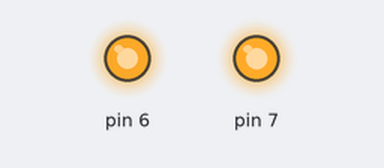
Simulated run of this sketch. Board: Arduino Uno, built with avr-gcc and run on an emulated ATmega328P. Parts: output pins drawn as LEDs (lit = HIGH).

Above: at 0.1 s.
Timing chart, 0 to 1.6 s (numbered marks = the images above):
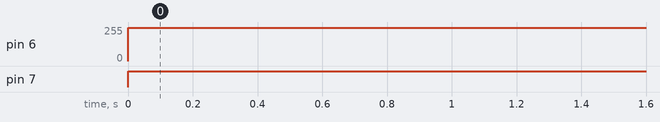

The sketch:

motor.ino
```cpp
void setup()
{
pinMode(6, OUTPUT);
pinMode(7, OUTPUT);
}
void loop()
{
digitalWrite(7, HIGH);
analogWrite(6, 250);
}
```

Measured:
- by itself, pin 6: 0/255 → 250/255 at 0.00 s
- by itself, pin 7: LOW → HIGH at 0.00 s
